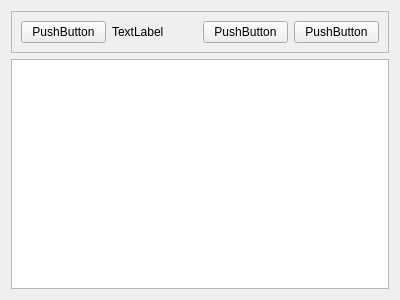
<?xml version="1.0" encoding="UTF-8"?>
<ui version="4.0">
 <class>AlbumWidget</class>
 <widget class="QWidget" name="AlbumWidget">
  <property name="geometry">
   <rect>
    <x>0</x>
    <y>0</y>
    <width>400</width>
    <height>300</height>
   </rect>
  </property>
  <property name="windowTitle">
   <string>Form</string>
  </property>
  <layout class="QVBoxLayout" name="verticalLayout">
   <item>
    <widget class="QFrame" name="albumInfoFrame">
     <property name="frameShape">
      <enum>QFrame::StyledPanel</enum>
     </property>
     <property name="frameShadow">
      <enum>QFrame::Raised</enum>
     </property>
     <layout class="QHBoxLayout" name="horizontalLayout">
      <item>
       <widget class="QPushButton" name="addPicturesButton">
        <property name="text">
         <string>PushButton</string>
        </property>
       </widget>
      </item>
      <item>
       <widget class="QLabel" name="albumName">
        <property name="text">
         <string>TextLabel</string>
        </property>
       </widget>
      </item>
      <item>
       <widget class="QPushButton" name="editButton">
        <property name="text">
         <string>PushButton</string>
        </property>
       </widget>
      </item>
      <item>
       <widget class="QPushButton" name="deleteButton">
        <property name="text">
         <string>PushButton</string>
        </property>
       </widget>
      </item>
     </layout>
    </widget>
   </item>
   <item>
    <widget class="QListView" name="thumbnailListView"/>
   </item>
  </layout>
 </widget>
 <resources/>
 <connections/>
</ui>
